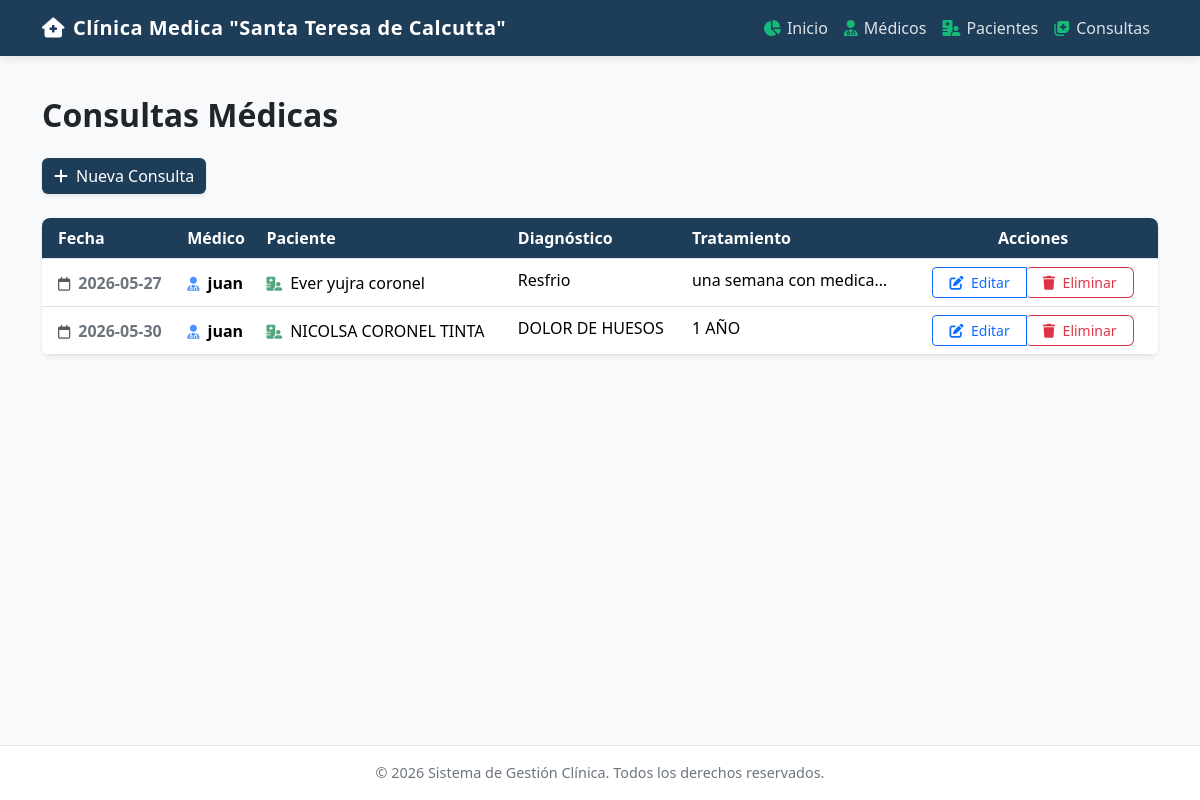
Before: /consultas with the older database file.
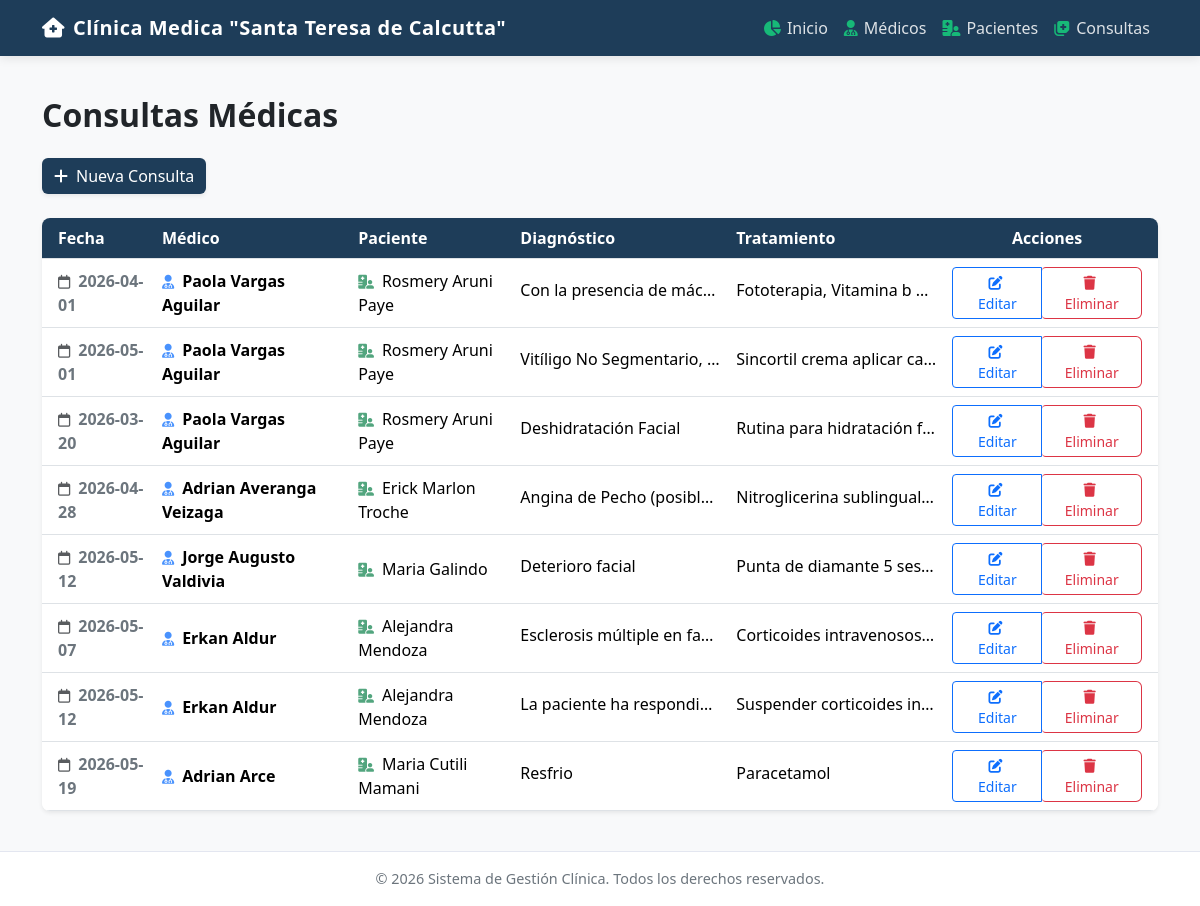
After: the same page with the newer database file.
### models.py (models this page shows)
class Consulta(db.Model):
    __tablename__ = 'consultas'
    id_consulta = db.Column(db.Integer, primary_key=True)
    fecha = db.Column(db.String(20), nullable=False)
    diagnostico = db.Column(db.String(200), nullable=False)
    tratamiento = db.Column(db.String(200), nullable=False)
    id_medico = db.Column(
        db.Integer,
        db.ForeignKey('medicos.id_medico'),
        nullable=False
    )
    id_paciente = db.Column(
        db.Integer,
        db.ForeignKey('pacientes.id_paciente'),
        nullable=False
    )

class Medico(db.Model):
    __tablename__ = 'medicos'
    id_medico = db.Column(db.Integer, primary_key=True)
    nombre = db.Column(db.String(100), nullable=False)
    especialidad = db.Column(db.String(100), nullable=False)
    telefono = db.Column(db.String(20), nullable=False)
    correo = db.Column(db.String(100), nullable=False)
    consultas = db.relationship('Consulta', backref='medico', lazy=True)

class Paciente(db.Model):
    __tablename__ = 'pacientes'
    id_paciente = db.Column(db.Integer, primary_key=True)
    nombre = db.Column(db.String(100), nullable=False)
    edad = db.Column(db.Integer, nullable=False)
    direccion = db.Column(db.String(200), nullable=False)
    telefono = db.Column(db.String(20), nullable=False)
    consultas = db.relationship('Consulta', backref='paciente', lazy=True)

### app.py (the view)
@app.route('/consultas', methods=['GET', 'POST'])
def listar_consultas():
    if request.method == 'POST':
        fecha = request.form.get('fecha')
        if fecha:
            consultas = Consulta.query.filter_by(fecha=fecha).all()
        else:
            consultas = Consulta.query.all()
    else:
        consultas = Consulta.query.all()
    return render_template('consultas/listar.html', consultas=consultas)

### templates/consultas/listar.html (shortened to what this page needs)
{% extends 'base.html' %}
{% block content %}
<h2 class="mb-4 fw-bold text-dark">Consultas Médicas</h2>
<div class="row g-3 align-items-center mb-4">
    <div class="col-12 col-md-auto">
        <a href="/consultas/agregar" class="btn btn-custom-primary shadow-sm w-100">
            <i class="fa-solid fa-plus me-2"></i>Nueva Consulta
        </a>
    </div>
</div>
<div class="table-responsive card border-0 shadow-sm rounded-3">
    <table class="table table-hover align-middle mb-0">
        <thead>
            <tr class="table-custom text-white">
                <th class="ps-3">Fecha</th>
                <th>Médico</th>
                <th>Paciente</th>
                <th>Diagnóstico</th>
                <th>Tratamiento</th>
                <th class="text-center pe-3">Acciones</th>
            </tr>
        </thead>
        <tbody>
            {% for c in consultas %}
            <tr>
                <td class="ps-3 fw-bold text-secondary">
                    <i class="fa-regular fa-calendar text-muted me-2 small"></i>{{ c.fecha }}
                </td>
                <td class="fw-semibold">
                    <i class="fa-solid fa-user-doctor text-primary opacity-75 me-2 small"></i>{{ c.medico.nombre }}
                </td>
                <td>
                    <i class="fa-solid fa-hospital-user text-success opacity-75 me-2 small"></i>{{ c.paciente.nombre }}
                </td>
                <td>
                    <span class="d-inline-block text-truncate" style="max-width: 200px;" title="{{ c.diagnostico }}">
                        {{ c.diagnostico }}
                    </span>
                </td>
                <td>
                    <span class="d-inline-block text-truncate" style="max-width: 200px;" title="{{ c.tratamiento }}">
                        {{ c.tratamiento }}
                    </span>
                </td>
                <td class="text-center pe-3">
                    <div class="btn-group" role="group" aria-label="Acciones de consulta">
                        <a href="/consultas/editar/{{ c.id_consulta }}" class="btn btn-sm btn-outline-primary px-3">
                            <i class="fa-solid fa-pen-to-square me-1"></i> Editar
                        </a>
                        <form method="POST" action="/consultas/eliminar/{{ c.id_consulta }}" class="d-inline" onsubmit="return confirm('¿Está segura de que desea eliminar la consulta de {{ c.paciente.nombre }}?');">
                            <button type="submit" class="btn btn-sm btn-outline-danger px-3 border-start-0 rounded-end">
                                <i class="fa-solid fa-trash me-1"></i> Eliminar
                            </button>
                        </form>
                    </div>
                </td>
            </tr>
            {% endfor %}
        </tbody>
    </table>
</div>
{% endblock %}

Changed rows visible on the page:
removed Consulta: fecha "2026-05-27", medico.nombre "juan", paciente.nombre "Ever yujra coronel", diagnostico "Resfrio", tratamiento "una semana con medica…"
removed Consulta: fecha "2026-05-30", medico.nombre "juan", paciente.nombre "NICOLSA CORONEL TINTA", diagnostico "DOLOR DE HUESOS", tratamiento "1 AÑO"
added Consulta: fecha "2026-04-01", medico.nombre "Paola Vargas Aguilar", paciente.nombre "Rosmery Aruni Paye", diagnostico "Con la presencia de mác…", tratamiento "Fototerapia, Vitamina b…"
added Consulta: fecha "2026-05-01", medico.nombre "Paola Vargas Aguilar", paciente.nombre "Rosmery Aruni Paye", diagnostico "Vitíligo No Segmentario,…", tratamiento "Sincortil crema aplicar ca…"
added Consulta: fecha "2026-03-20", medico.nombre "Paola Vargas Aguilar", paciente.nombre "Rosmery Aruni Paye", diagnostico "Deshidratación Facial", tratamiento "Rutina para hidratación f…"
added Consulta: fecha "2026-04-28", medico.nombre "Adrian Averanga Veizaga", paciente.nombre "Erick Marlon Troche", diagnostico "Angina de Pecho (posibl…", tratamiento "Nitroglicerina sublingual…"
added Consulta: fecha "2026-05-12", medico.nombre "Jorge Augusto Valdivia", paciente.nombre "Maria Galindo", diagnostico "Deterioro facial", tratamiento "Punta de diamante 5 ses…"
added Consulta: fecha "2026-05-07", medico.nombre "Erkan Aldur", paciente.nombre "Alejandra Mendoza", diagnostico "Esclerosis múltiple en fa…", tratamiento "Corticoides intravenosos…"
added Consulta: fecha "2026-05-12", medico.nombre "Erkan Aldur", paciente.nombre "Alejandra Mendoza", diagnostico "La paciente ha respondi…", tratamiento "Suspender corticoides in…"
added Consulta: fecha "2026-05-19", medico.nombre "Adrian Arce", paciente.nombre "Maria Cutili Mamani", diagnostico "Resfrio", tratamiento "Paracetamol"
